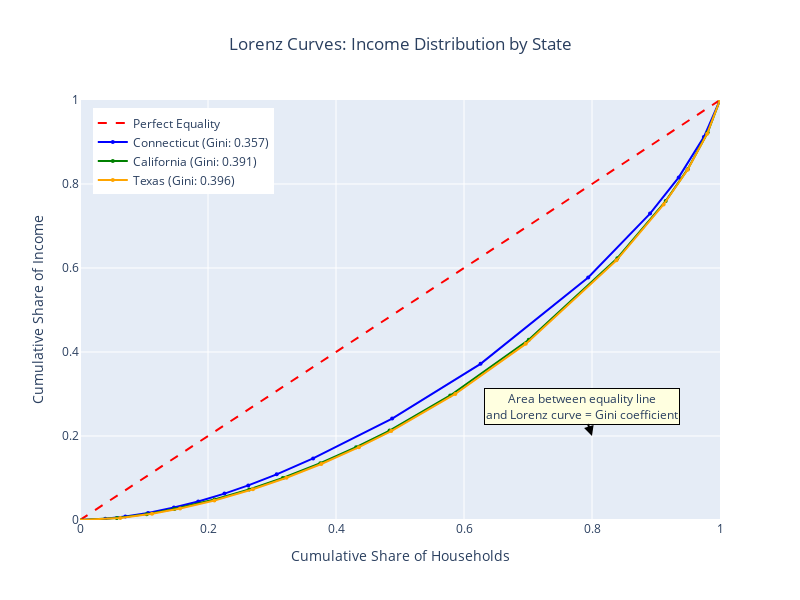

Source (notebook cell):
### Code cell
# 2. Lorenz Curves for Selected States

def create_lorenz_curve(income_brackets, household_counts):
    """Create Lorenz curve data points"""
    
    # Calculate cumulative proportions
    total_households = sum(household_counts)
    total_income = sum(bracket * count for bracket, count in zip(income_brackets, household_counts))
    
    if total_households == 0 or total_income == 0:
        return [0], [0]
    
    cumulative_households = np.cumsum([0] + household_counts) / total_households
    cumulative_income = np.cumsum([0] + [bracket * count for bracket, count in zip(income_brackets, household_counts)]) / total_income
    
    return cumulative_households, cumulative_income

# Select representative states for Lorenz curves
selected_states = [
    'Connecticut',  # High inequality
    'California',   # Large diverse state
    'Texas',        # Large diverse state
    'Utah',         # Low inequality
    'Vermont'       # Low inequality
]

fig = go.Figure()

# Add equality line
fig.add_trace(go.Scatter(
    x=[0, 1], y=[0, 1],
    mode='lines',
    name='Perfect Equality',
    line=dict(color='red', dash='dash', width=2)
))

# Add Lorenz curves for selected states
colors = ['blue', 'green', 'orange', 'purple', 'brown']

for i, state in enumerate(selected_states):
    if state in df_inequality['state'].values:
        # Get household counts for this state
        state_row = df_raw[df_raw['geography_name'] == state].iloc[0]
        household_counts = []
        
        for var in income_variables:
            count = state_row[var] if pd.notna(state_row[var]) else 0
            household_counts.append(max(0, int(count)))
        
        # Create Lorenz curve
        x_lorenz, y_lorenz = create_lorenz_curve(bracket_midpoints, household_counts)
        
        # Get Gini coefficient for this state
        gini = df_inequality[df_inequality['state'] == state]['gini_coefficient'].iloc[0]
        
        fig.add_trace(go.Scatter(
            x=x_lorenz, y=y_lorenz,
            mode='lines+markers',
            name=f'{state} (Gini: {gini:.3f})',
            line=dict(color=colors[i], width=2),
            marker=dict(size=4)
        ))

# Update layout
fig.update_layout(
    title="Lorenz Curves: Income Distribution by State",
    title_x=0.5,
    xaxis_title="Cumulative Share of Households",
    yaxis_title="Cumulative Share of Income",
    width=800,
    height=600,
    legend=dict(x=0.02, y=0.98),
    xaxis=dict(range=[0, 1]),
    yaxis=dict(range=[0, 1])
)

# Add annotations
fig.add_annotation(
    x=0.8, y=0.2,
    text="Area between equality line<br>and Lorenz curve = Gini coefficient",
    showarrow=True,
    arrowhead=2,
    arrowsize=1,
    arrowwidth=2,
    arrowcolor="black",
    bgcolor="lightyellow",
    bordercolor="black"
)

fig.show()

print("📈 Lorenz Curves Visualization Complete")

### Figure 1 — Plotly figure (JSON) as saved in the notebook; plotly's stock layout.template omitted (floating-point values rounded to 4 significant figures)
{"data": [{"line": {"color": "red", "dash": "dash", "width": 2}, "mode": "lines", "name": "Perfect Equality", "type": "scatter", "x": [0, 1], "y": [0, 1]}, {"line": {"color": "blue", "width": 2}, "marker": {"size": 4}, "mode": "lines+markers", "name": "Connecticut (Gini: 0.357)", "type": "scatter", "x": [0.0, 0.03942, 0.07085, 0.1063, 0.1468, 0.1847, 0.2257, 0.2629, 0.3073, 0.3642, 0.4877, 0.6259, 0.7941, 0.8907, 0.9355, 0.9748, 1.0], "y": [0.0, 0.002755, 0.008248, 0.01692, 0.02967, 0.04424, 0.06286, 0.08236, 0.1087, 0.1465, 0.2415, 0.3719, 0.5776, 0.7295, 0.8157, 0.9118, 1.0]}, {"line": {"color": "green", "width": 2}, "marker": {"size": 4}, "mode": "lines+markers", "name": "California (Gini: 0.391)", "type": "scatter", "x": [0.0, 0.05752, 0.1043, 0.1476, 0.2103, 0.2644, 0.317, 0.3756, 0.4315, 0.4838, 0.5785, 0.7012, 0.8395, 0.9151, 0.9495, 0.9807, 1.0], "y": [0.0, 0.004608, 0.01397, 0.02613, 0.04872, 0.07259, 0.09995, 0.1352, 0.1732, 0.213, 0.2965, 0.4292, 0.6232, 0.7594, 0.8353, 0.9226, 1.0]}, {"line": {"color": "orange", "width": 2}, "marker": {"size": 4}, "mode": "lines+markers", "name": "Texas (Gini: 0.396)", "type": "scatter", "x": [0.0, 0.06293, 0.1125, 0.1563, 0.21, 0.2702, 0.3227, 0.377, 0.4359, 0.4863, 0.5864, 0.6965, 0.8383, 0.9119, 0.9494, 0.98, 1.0], "y": [0.0, 0.005048, 0.01499, 0.02729, 0.04665, 0.0732, 0.1006, 0.1333, 0.1734, 0.2118, 0.3001, 0.4194, 0.6183, 0.7512, 0.8339, 0.9198, 1.0]}], "layout": {"annotations": [{"arrowcolor": "black", "arrowhead": 2, "arrowsize": 1, "arrowwidth": 2, "bgcolor": "lightyellow", "bordercolor": "black", "showarrow": true, "text": "Area between equality line<br>and Lorenz curve = Gini coefficient", "x": 0.8, "y": 0.2}], "height": 600, "legend": {"x": 0.02, "y": 0.98}, "title": {"text": "Lorenz Curves: Income Distribution by State", "x": 0.5}, "width": 800, "xaxis": {"range": [0, 1], "title": {"text": "Cumulative Share of Households"}}, "yaxis": {"range": [0, 1], "title": {"text": "Cumulative Share of Income"}}}}
